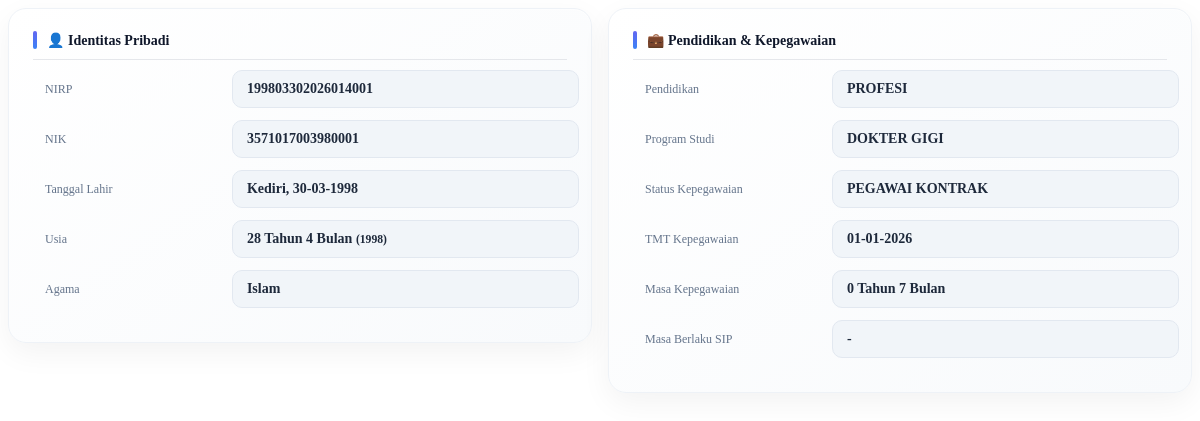
Page /pages/Kontrak/detailKontrak.php?id=14 on the earlier database version.
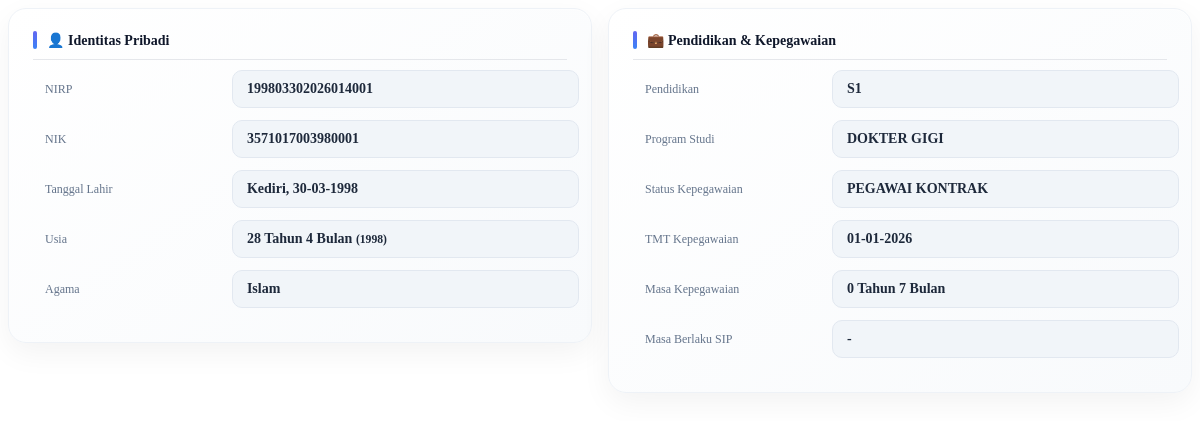
Same page on the later database version.
### tables this page shows
CREATE TABLE `pegawai_kontrak` (
  `id` int(11) NOT NULL,
  `nama` varchar(500) DEFAULT NULL,
  `nik` varchar(100) DEFAULT NULL,
  `nip` varchar(100) DEFAULT NULL,
  `tempat_lahir` varchar(200) DEFAULT NULL,
  `tanggal_lahir` date DEFAULT NULL,
  `jenis_kelamin` varchar(50) DEFAULT NULL,
  `agama` varchar(50) DEFAULT NULL,
  `alamat` text DEFAULT NULL,
  `nomor_hp` varchar(50) DEFAULT NULL,
  `email` varchar(200) DEFAULT NULL,
  `pendidikan` varchar(200) DEFAULT NULL,
  `program_studi` varchar(200) DEFAULT NULL,
  `jabatan` varchar(200) DEFAULT NULL,
  `unit` varchar(200) DEFAULT NULL,
  `status_kepegawaian` varchar(100) DEFAULT NULL,
  `tmt_kepegawaian` date DEFAULT NULL,
  `tmt_masuk` date DEFAULT NULL,
  `status_pegawai` enum('AKTIF','NONAKTIF','RESIGN','PENSIUN') DEFAULT 'AKTIF',
  `tmt_status` date DEFAULT NULL,
  `masa_berlaku` date DEFAULT NULL
);

### pages/Kontrak/detailKontrak.php (the view, shortened to what this page needs)
<?php
require_once('../../config/db.php');
$id = intval($_GET['id']);
$data = $koneksi->query("SELECT * FROM pegawai_kontrak WHERE id=$id")->fetch_assoc();
$tgl_lahir = $data['tanggal_lahir'];
$lahir = new DateTime($tgl_lahir);
$today = new DateTime();
$diff = $today->diff($lahir);
$usia_tahun = $diff->y;
$usia_bulan = $diff->m;
$tahun_lahir = $lahir->format('Y');
if (!empty($data['tmt_kepegawaian']) && $data['tmt_kepegawaian'] != '0000-00-00') {
    $tmt_kepeg = new DateTime($data['tmt_kepegawaian']);
    $today = new DateTime();
    $diff_kepeg = $today->diff($tmt_kepeg);
    $kepeg_tahun = $diff_kepeg->y;
    $kepeg_bulan = $diff_kepeg->m;
} else {
    $kepeg_tahun = '-';
    $kepeg_bulan = '';
}
?>
<div class="detail-container">
    <div class="card-box">
        <div class="section-title">👤 Identitas Pribadi</div>
        <div class="item">
            <span class="label">NIRP</span>
            <span class="value"><?= $data['nip']; ?></span>
        </div>
        <div class="item">
            <span class="label">NIK</span>
            <span class="value"><?= $data['nik']; ?></span>
        </div>
        <div class="item">
            <span class="label">Tanggal Lahir</span>
            <span class="value">
                <?= $data['tempat_lahir']; ?>, <?= date('d-m-Y', strtotime($data['tanggal_lahir'])); ?>
            </span>
        </div>
        <div class="item">
            <span class="label">Usia</span>
            <span class="value">
                <?= $usia_tahun; ?> Tahun <?= $usia_bulan; ?> Bulan
                <small>(<?= $tahun_lahir; ?>)</small>
            </span>
        </div>
        <div class="item">
            <span class="label">Agama</span>
            <span class="value"><?= $data['agama']; ?></span>
        </div>
    </div>
    <div class="card-box">
        <div class="section-title">💼 Pendidikan & Kepegawaian</div>
        <div class="item">
            <span class="label">Pendidikan</span>
            <span class="value"><?= $data['pendidikan']; ?></span>
        </div>
        <div class="item">
            <span class="label">Program Studi</span>
            <span class="value"><?= $data['program_studi']; ?></span>
        </div>
        <div class="item">
            <span class="label">Status Kepegawaian</span>
            <span class="value"><?= $data['status_kepegawaian']; ?></span>
        </div>
        <div class="item">
            <span class="label">TMT Kepegawaian</span>
            <span class="value">
                <?= date('d-m-Y', strtotime($data['tmt_kepegawaian'])); ?>
            </span>
        </div>
        <div class="item">
            <span class="label">Masa Kepegawaian</span>
            <span class="value">
                <?= $kepeg_tahun; ?> Tahun <?= $kepeg_bulan; ?> Bulan
            </span>
        </div>
        <div class="item">
            <span class="label">Masa Berlaku SIP</span>
            <span class="value">
                <?=
                (!empty($data['masa_berlaku']) &&
                    $data['masa_berlaku'] != '0000-00-00')
                    ? date('d-m-Y', strtotime($data['masa_berlaku']))
                    : '-';
                ?>
            </span>
        </div>
    </div>
</div>

### pages/Kontrak/detailKontrak.php (style rules this page uses)
.detail-container { display: flex; gap: 16px; align-items: flex-start; }
.card-box { flex: 1; min-width: 0; overflow: hidden; transition: 0.2s; height: fit-content; background: linear-gradient(145deg, #ffffff, #f8fafc); border-radius: 18px; padding: 22px 24px; border: 1px solid #eef2f7; box-shadow: 0 10px 30px rgba(0, 0, 0, 0.05), inset 0 1px 0 rgba(255, 255, 255, 0.6); }
.section-title { display: flex; align-items: center; gap: 10px; font-size: 14px; font-weight: 700; color: #0f172a; margin-bottom: 10px; padding-bottom: 10px; border-bottom: 1px solid #e5e7eb; position: relative; }
.section-title::before { content: ""; width: 4px; height: 18px; border-radius: 6px; background: linear-gradient(180deg, #6366f1, #3b82f6); }
.item { display: grid; margin-bottom: 12px; gap: 12px; align-items: center; grid-template-columns: 35% 65%; }
.label { font-size: 12px; color: #64748b; font-weight: 500; line-height: 1.4; flex-shrink: 0; width: 120px; padding: 9px 12px; white-space: nowrap; }
.value { flex: 1; min-width: 0; font-size: 14px; font-weight: 600; color: #1e293b; padding: 10px 14px; border-radius: 10px; background: #f1f5f9; border: 1px solid #e2e8f0; word-break: normal; overflow-wrap: anywhere; }

Differences in the rows shown:
changed pegawai_kontrak "Kediri": pendidikan "PROFESI" → "S1"
